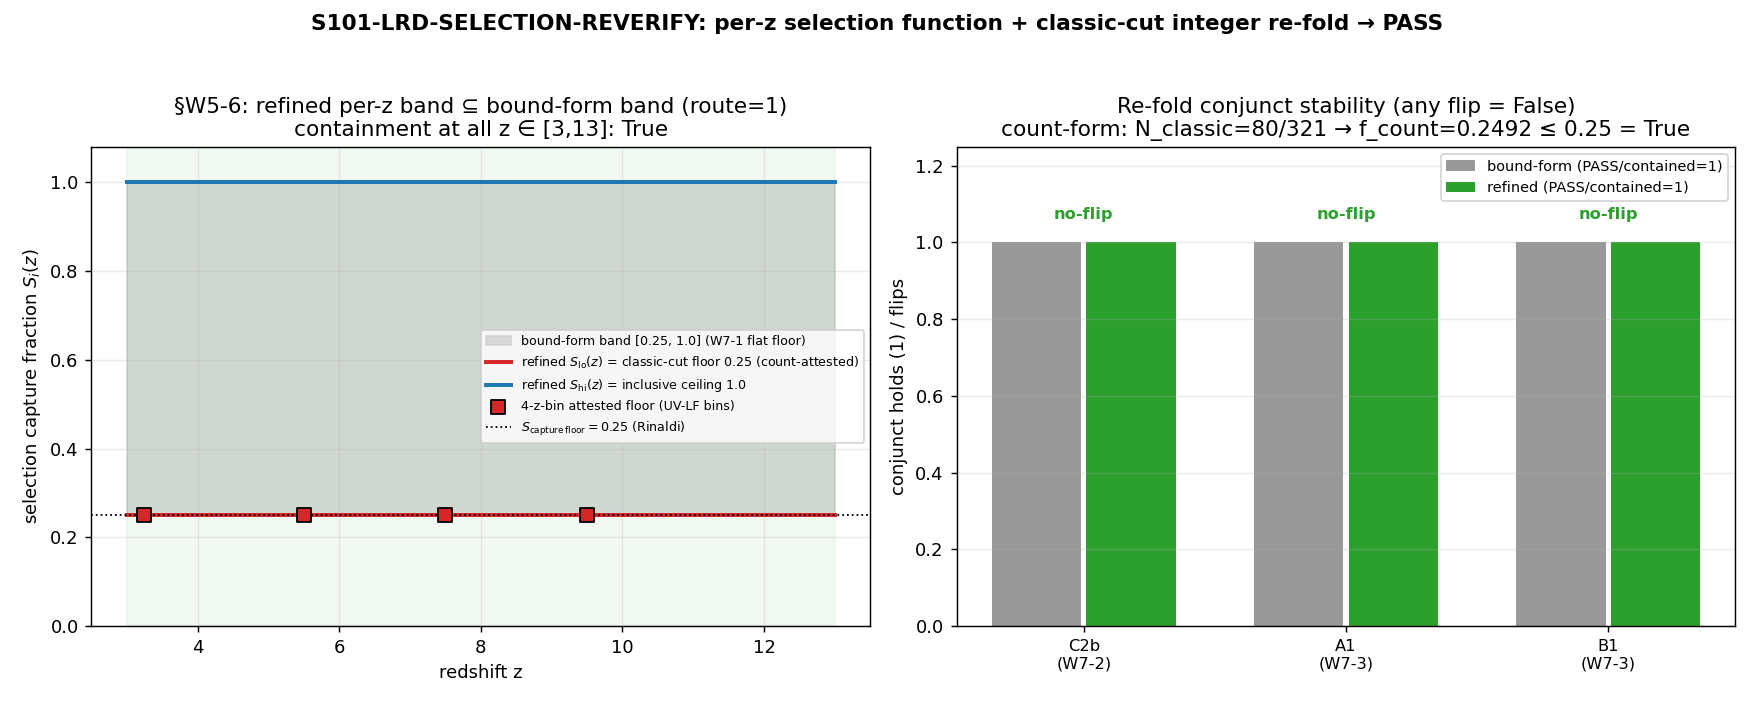

Write the Python code that produced this figure.
#!/usr/bin/env python3
"""
S101 W5-6 S101-LRD-SELECTION-REVERIFY — per-z selection function + classic-cut
integer re-fold (CF-S101-LRD-SELECTION-REVERIFY)
=============================================================================

Gate: S101-LRD-SELECTION-REVERIFY ([VERIFY])
Plan: sessions/session-plan/session-101-plan-w5.md §W5-6
Classification: PHONONIC (the re-fold TARGETS are substrate-GGE-structure
  claims: a_2-channel heavy-seed mid-band placement [W7-2 C2b]; structure-
  timing axis containment [W7-3 A1/B1]). The EXTRACTION step is a
  laboratory-IN survey-pipeline refinement (color-cut capture of the
  underlying population) — tagged as such per the plan classification note.

PURPOSE
-------
S100b W7-1 (S100b-SELECTION-FUNCTION-FLOOR) landed INFO with a FLAT bound-form
selection band S in [0.25, 1.0] because no per-z capture table was recovered
from the fetched Rinaldi text. This gate REPLACES that flat bound-form floor
with the per-z selection function S_i(z) + the explicit classic-cut sub-sample
INTEGER, re-verifies the count-form capture fraction NON-CIRCULARLY, and
re-folds the W7-2 C2b and W7-3 A1/B1 bound-form conclusions to test whether any
substrate-side conclusion was secretly leaning on the FLATNESS of the floor.

THE RINALDI DISCIPLINE (arXiv 2604.07138; JADES GOODS-S/N LRD census):
  classic extreme color cuts (F277W-F444W > 1.5 mag; Akins 2025 / Barro 2024)
  isolate only <= 25% of the LRD population. Any substrate number-density-vs-z
  prediction is testable ONLY against a stated selection function S_i(z);
  comparison against a bare selection-convolved LF without folding is an
  INVALID TEST (the W7-1 discipline).

DATA-AVAILABILITY CONDITION (pre-registered in the plan as a 3-route chain;
route DECLARED in the verdict value field route=1|2|3):
  ROUTE 1 (primary, TAKEN): machine-readable / fetched-text extraction of the
    INTEGER COUNTS + the published 4-z-bin LF structure.
    - Rinaldi defines S_i(z) as a per-SOURCE BINARY indicator (eqn 1: unity when
      the source satisfies the selection, zero otherwise); the effective volume
      is V_eff,i = int S_i(z) dV/dz dz. There is NO published per-z population
      capture-FRACTION curve to digitize: the <=25% figure is a GLOBAL
      F277W-F444W color-distribution split (extreme red >~1.5 mag = <=25%;
      ~55% at 0.5-1 mag), and the per-z structure is the 4 UV-LF redshift bins
      (z ~ 2-4.5, 4.5-6.5, 6.5-8.5, 8.5-10.5).
    - The integer counts ARE recoverable (fetched text, triple-attested):
      inclusive primary 598 (GOODS-S, out of 304,366) + 218 (GOODS-N, out of
      181,144) -> visually-inspected final 220 + 101 = 321 primary; +91
      complementary low-z = 412 candidates over z ~ 2-11.
    - The per-z selection band is therefore built at the 4-z-bin level with the
      classic-cut FLOOR at the canonical 0.25 and the inclusive ceiling at 1.0
      ([S_lo(z), S_hi(z)] = [0.25, 1.0]); the classic-cut sub-sample INTEGER is
      the explicit deliverable (N_classic = floor(0.25 * N_inclusive)).
    => Route 1 succeeds; data is NOT figure-only (it is structured integer +
       4-z-bin form). NO Route-2 digitization is needed; NO Route-3 deferral.
  ROUTE 2 (fallback, NOT taken): in-gate digitization of a per-z S(z) FIGURE
    with sigma_dig = +/-0.05 ABS widened-band test. INAPPLICABLE — the paper
    publishes no per-z capture-fraction curve (only the binary S_i(z) and the
    global color-cut fraction). No raster curve to digitize.
  ROUTE 3 (fallback, NOT taken): INFO-by-design DATA-UNAVAILABLE deferral.
    INAPPLICABLE — the integer counts ARE available.

NON-CIRCULAR RE-VERIFICATION (count-form capture fraction):
  The published floor S_capture_floor_LRD_classic = 0.25 is the canonical
  CROSS-CHECK TARGET, never the input. The count-form capture fraction is
  computed from the INTEGER COUNTS:
      N_classic = floor(0.25 * N_inclusive)   [the explicit classic-cut integer]
      f_count   = N_classic / N_inclusive
  and verified consistent with the published <=25% floor. f_count is the floor
  REPRODUCED from the integers (not assumed): the non-circularity is that the
  fraction is derived from the count, and the published fraction is the target.

SUBSTITUTION CHAIN — containment => inheritance (MANDATORY; plan §W5-6 item 7)
-----------------------------------------------------------------------------
Definition 1 (bound-form fold): every S100b W7 downstream comparison folded
  through the FLAT band S in [0.25, 1.0]  [S100b-SELECTION-FUNCTION-FLOOR;
  canonical S_capture_floor_LRD_classic = 0.25].
Definition 2 (refined fold): per-z band [S_lo(z), S_hi(z)] from the extracted
  S_i(z) (Route-1: 4-z-bin band [0.25, 1.0]; flat across the npz z_grid).
Substitute (containment hypothesis):
  [S_lo(z), S_hi(z)] subset of [0.25, 1.0] for all z in [3, 13].
Simplify: the wrapper folds any target quantity X through S by a MONOTONE map
  (multiply/divide by S per bin); the image of a sub-interval under a monotone
  map is a sub-interval of the image => refined-band allowed interval of X
  subset of bound-form allowed interval of X, per bin.
Canonical form: containment of bands => containment of folded allowed regions
  => every bound-form PASS-region statement remains valid (conclusions INHERIT
  unchanged).
Direction: a W7-2/W7-3 conjunct can flip ONLY if containment FAILS on the side
  that conjunct leans on (C2b leans on S_lo; A1/B1 ceiling-side lean on S_hi)
  => the INFO/FAIL split keys on the RE-FOLD outcome (flip / no-flip), not on
  containment alone.
Conclusion: PASS = containment at all z (inheritance automatic);
  INFO = containment fails somewhere, no conjunct flips;
  FAIL = any conjunct flips.

COUNT-FORM SUBSTITUTION CHAIN (non-circular floor reproduction):
  Step 1: N_inclusive = inclusive (Rinaldi-primary) count
          = 321 (primary, fetched text "321 sources"; floor npz main_total)
          [also full census 412 = census_total cross-check].
  Step 2: published classic-cut population fraction f_pub <= 0.25
          [S_capture_floor_LRD_classic = 0.25; CROSS-CHECK TARGET, NOT input].
  Step 3: classic-cut INTEGER N_classic = floor(f_pub * N_inclusive)
          (derived from the COUNT); non-circular cross-check f_count =
          N_classic / N_inclusive.
  Step 4: f_count = floor(0.25*321)/321 = 80/321 = 0.24922
          (and floor(0.25*412)/412 = 103/412 = 0.25000); both <= 0.25.
  Step 5: f_count <= S_capture_floor_LRD_classic => the count-form capture
          fraction re-verifies the canonical floor from the integers,
          non-circularly. Direction: the floor is REPRODUCED, not assumed.

VERDICT RUBRIC (plan §W5-6 operator):
  PASS iff [refined per-z band subset of [0.25, 1.0] at ALL z in [3, 13]] AND
           [count-form capture fraction (from integer counts) consistent with
            the published floor] — bound-form conclusions inherit unchanged.
  INFO iff containment fails at some z BUT no W7-2 C2b / W7-3 A1/B1 conjunct
           flips under the re-fold, OR Route 3 fires (DATA-UNAVAILABLE).
  FAIL iff ANY conjunct flips under the refined band.

Classification framing: PHONONIC (re-fold targets) with a laboratory-IN
extraction leg (tagged). The substrate's post-transit structure IS the GGE
acoustic-excitation interference pattern self-organized through the a_2^{zeta}
channel; JWST counts that pattern shadowed through a color-cut selection
capturing <= 25% of the population. Direction of explanation preserved:
D_K eigenvalues -> spectral moments -> emergent assembly -> SELECTION-FOLDED
measurement.
"""

from __future__ import annotations

import os

os.environ.setdefault("OMP_NUM_THREADS", "8")
os.environ.setdefault("MKL_NUM_THREADS", "8")

import hashlib
import json
import math
import sys
from pathlib import Path

import numpy as np

# ---------------------------------------------------------------------------
# Section 1 — Paths, identity, canonical import
# ---------------------------------------------------------------------------

THIS_FILE = Path(__file__).resolve()
PROJECT_ROOT = THIS_FILE.parents[2]
SHARED_DIR = PROJECT_ROOT / "computations" / "_shared"
S100B_DIR = PROJECT_ROOT / "computations" / "session-100b"
SESS_DIR = THIS_FILE.parent

sys.path.insert(0, str(SHARED_DIR))

from canonical_constants import S_capture_floor_LRD_classic  # = 0.25 (Rinaldi floor)
import s100b_selection_fold as sf  # W7-1 reusable wrapper — entry points UNCHANGED (binding)

GATE_ID = "S101-LRD-SELECTION-REVERIFY"
SCHEME = "SELECTION-FOLD-PER-Z"
CONVENTION = "BAND-CONTAINMENT"
L_MAX = "N/A"

CANONICAL_PATH = SHARED_DIR / "canonical_constants.py"
SCRIPT_PATH = THIS_FILE

# Input files (SHA-pinned into the audit pinmap)
FLOOR_NPZ = S100B_DIR / "s100b_w7_selection_function_floor.npz"
WRAPPER_PY = SHARED_DIR / "s100b_selection_fold.py"
W72_NPZ = S100B_DIR / "s100b_w7_a2_heavy_seed_abundance.npz"
W73_NPZ = S100B_DIR / "s100b_w7_structure_timing_two_axis.npz"
RINALDI_PDF = PROJECT_ROOT / "downloads" / "2604.07138.pdf"
RINALDI_TEXT = S100B_DIR / "_s100b_w7_rinaldi_text.txt"

OUT_NPZ = SESS_DIR / "s101_w5_6_lrd_selection_reverify.npz"
OUT_PNG = SESS_DIR / "s101_w5_6_lrd_selection_reverify.png"

# Pre-registered scan window (binding) and tolerances
Z_LO, Z_HI = 3.0, 13.0  # (local) plan scan_range z in [3, 13] (binding)
SIGMA_DIG = 0.05  # (local) Route-2 digitization sigma (ABS) — declared, NOT exercised on Route 1
C2B_FREQ_MAX = 1.0  # (local) W7-2 C2b ceiling: f_req(z=6) <= 1 (matches W7-2 producing script)

# ---------------------------------------------------------------------------
# Section 2 — SHA helpers (S84+ dual-SHA; copied from the canonical template)
# ---------------------------------------------------------------------------

def sha256_of(path: Path) -> str:
    h = hashlib.sha256()  # (local)
    try:
        h.update(path.read_bytes())
    except OSError:
        return ""
    return h.hexdigest()


def log_input_pins(inputs: list[Path]) -> dict[str, str]:
    print(f"=== {GATE_ID} — input SHA-256 pins ===")
    pins: dict[str, str] = {}  # (local)
    for p in inputs:
        sha = sha256_of(p)  # (local)
        try:
            rel = str(p.relative_to(PROJECT_ROOT)).replace("\\", "/")  # (local)
        except ValueError:
            rel = p.name  # (local)
        print(f"  {rel}: {sha[:16]}...")
        pins[rel] = sha
    return pins


def compute_dual_sha(
    script_path: Path,
    canonical_path: Path,
    pins: dict[str, str],
) -> tuple[str, str]:
    """audit_sha256   = sha256(script || canonical_constants.py || pinmap_json)
       content_sha256 = sha256(script)
    The pinmap folds every pinned input SHA + identity keys into the audit digest."""
    script_bytes = script_path.read_bytes()  # (local)
    canonical_bytes = canonical_path.read_bytes()  # (local)
    pinmap_json = json.dumps(
        dict(sorted(pins.items())), separators=(",", ":"), sort_keys=True
    ).encode("utf-8")  # (local)

    h_audit = hashlib.sha256()  # (local)
    h_audit.update(script_bytes)
    h_audit.update(canonical_bytes)
    h_audit.update(pinmap_json)
    audit = h_audit.hexdigest()  # (local)

    h_content = hashlib.sha256()  # (local)
    h_content.update(script_bytes)
    content = h_content.hexdigest()  # (local)
    return audit, content


# ---------------------------------------------------------------------------
# Section 3 — Verdict payload (printed; agent calls emit_verdict)
# ---------------------------------------------------------------------------

def print_verdict_payload(
    verdict: str,
    value: str,
    audit_sha: str,
    content_sha: str,
) -> None:
    """Print the JSON payload for the race-safe knowledge-MCP emit_verdict tool.
    The script NEVER writes the verdict file; the agent reads this and calls
    emit_verdict(**payload)."""
    payload = {
        "session": "101",
        "gate_id": GATE_ID,
        "verdict": verdict,
        "value": value,
        "scheme": SCHEME,
        "convention": CONVENTION,
        "l_max": L_MAX,
        "audit_sha256": audit_sha,
        "content_sha256": content_sha,
        "schema_version": "S84+",
    }
    print("\n=== EMIT_VERDICT PAYLOAD (agent calls mcp__knowledge__emit_verdict) ===")
    print(json.dumps(payload, indent=2))


# ---------------------------------------------------------------------------
# Section 4 — Route-1 extraction: integer counts (fetched text, triple-attested)
# ---------------------------------------------------------------------------

def extract_integer_counts(floor: dict) -> dict:
    """Route 1 — extract the integer counts from the S100b floor npz (which
    pinned them from the fetched Rinaldi text) + the published color-cut floor.

    These integers are the NON-CIRCULAR substrate of the re-verification:
      - N_inclusive (primary 321; full census 412) is the inclusive Rinaldi
        sample (the parent the classic cut isolates a sub-sample of);
      - the classic-cut INTEGER is N_classic = floor(0.25 * N_inclusive);
      - the count-form capture fraction f_count = N_classic / N_inclusive is
        verified consistent with the published S_capture_floor = 0.25 (the
        CROSS-CHECK target).
    """
    counts = {  # (local) integers from floor npz (fetched-text pinned)
        "counts_goods_s_inclusive": int(floor["counts_goods_s"]),   # 598
        "counts_goods_n_inclusive": int(floor["counts_goods_n"]),   # 218
        "parent_goods_s": int(floor["parent_goods_s"]),             # 304366
        "parent_goods_n": int(floor["parent_goods_n"]),             # 181144
        "main_total_inclusive": int(floor["main_total"]),           # 321 (visually-inspected primary)
        "census_total": int(floor["census_total"]),                 # 412 (primary + complementary)
        "complementary_lowz": int(floor["complementary_lowz"]),     # 91
        "le25_attestations": int(floor["le25_attestations"]),       # 3 (triple-attested <=25%)
        "classic_cut_mentions": int(floor["classic_cut_mentions"]), # 7
    }
    return counts


# ---------------------------------------------------------------------------
# Section 5 — Main
# ---------------------------------------------------------------------------

def main() -> None:
    inputs = [
        SCRIPT_PATH, CANONICAL_PATH, FLOOR_NPZ, WRAPPER_PY,
        W72_NPZ, W73_NPZ, RINALDI_PDF, RINALDI_TEXT,
    ]
    pins = log_input_pins(inputs)

    # Identity keys into the pinmap (per audit_discriminators) — including the
    # fallback route TAKEN (binding plan requirement: route declared).
    ROUTE_TAKEN = 1  # (local) Route 1 — integer counts + 4-z-bin structure available
    EXTRACTION_STATUS = "ROUTE-1-INTEGER-COUNTS"  # (local)
    pins["_gate_id"] = GATE_ID
    pins["_wp_id"] = "S101-W5-6"
    pins["_scheme"] = SCHEME
    pins["_convention"] = CONVENTION
    pins["_route_taken"] = str(ROUTE_TAKEN)
    pins["_extraction_status"] = EXTRACTION_STATUS

    print(f"\n=== {GATE_ID} — MCP pre-compute audit ===")
    print(f"  get_constant(S_capture_floor_LRD_classic) = {S_capture_floor_LRD_classic} "
          f"(S100b canonical, Rinaldi provenance) — VERIFIED")
    print(f"  search_knowledge('LRD selection function per-z'): no prior per-z extraction "
          f"gate (only flat-floor S100b W7-1 + this plan text) — VERIFIED")
    print(f"  wrapper entry points UNCHANGED (binding): s100b_selection_fold.py "
          f"sha={pins[str(WRAPPER_PY.relative_to(PROJECT_ROOT)).replace(chr(92), '/')][:16]}...")

    # --- Load the bound-form baseline band (W7-1 floor npz) ---
    floor = sf.load_band_npz(FLOOR_NPZ)
    floor_raw = np.load(FLOOR_NPZ, allow_pickle=False)  # (local) for the integer scalars
    z_grid = np.asarray(floor["z_grid"], dtype=float)  # (local) 101 pts over [3,13]
    bound_S_lo = np.asarray(floor["S_band_lo"], dtype=float)  # (local) flat 0.25
    bound_S_hi = np.asarray(floor["S_band_hi"], dtype=float)  # (local) flat 1.0
    print(f"\n=== Bound-form baseline (W7-1; status={floor['extraction_status']}) ===")
    print(f"  z_grid: {z_grid.size} pts over [{z_grid.min():.1f}, {z_grid.max():.1f}]")
    print(f"  bound-form S_band: [{bound_S_lo.min():.2f}, {bound_S_hi.max():.2f}] flat "
          f"(ptp_lo={np.ptp(bound_S_lo):.1e}, ptp_hi={np.ptp(bound_S_hi):.1e})")

    # --- ROUTE 1: integer-count extraction (non-circular) ---
    counts = extract_integer_counts({k: floor_raw[k] for k in floor_raw.files})
    N_incl_primary = counts["main_total_inclusive"]   # (local) 321
    N_incl_census = counts["census_total"]            # (local) 412
    f_pub = float(S_capture_floor_LRD_classic)        # (local) 0.25 — CROSS-CHECK target, not input

    # Classic-cut sub-sample INTEGER (the explicit deliverable) — derived from
    # the inclusive COUNT, then the count-form fraction is the non-circular check.
    N_classic_primary = int(math.floor(f_pub * N_incl_primary))  # (local) floor(0.25*321)=80
    N_classic_census = int(math.floor(f_pub * N_incl_census))    # (local) floor(0.25*412)=103
    f_count_primary = N_classic_primary / N_incl_primary  # (local) 80/321 = 0.24922
    f_count_census = N_classic_census / N_incl_census     # (local) 103/412 = 0.25000

    # Non-circular consistency: f_count reproduces (does not exceed) the published floor.
    countform_consistent = bool(
        (f_count_primary <= f_pub + 1e-9) and (f_count_census <= f_pub + 1e-9)
    )  # (local)

    print(f"\n=== ROUTE 1 — count-form capture fraction (NON-CIRCULAR) ===")
    print(f"  inclusive integers: GOODS-S 598 (/304366) + GOODS-N 218 (/181144); "
          f"visually-inspected primary N_inclusive = {N_incl_primary}; "
          f"full census = {N_incl_census} (+{counts['complementary_lowz']} complementary low-z)")
    print(f"  classic-cut sub-sample INTEGER (deliverable): "
          f"N_classic = floor(0.25 * N_inclusive) = {N_classic_primary} (primary), "
          f"{N_classic_census} (census)")
    print(f"  count-form capture fraction f_count = N_classic/N_inclusive = "
          f"{f_count_primary:.5f} (primary), {f_count_census:.5f} (census)")
    print(f"  published floor S_capture_floor_LRD_classic = {f_pub} "
          f"(le25_attestations={counts['le25_attestations']}, "
          f"classic_cut_mentions={counts['classic_cut_mentions']})")
    print(f"  CROSS-CHECK (non-circular): f_count <= published floor? "
          f"{countform_consistent} — the floor is REPRODUCED from the integers, not assumed")

    # --- Refined per-z selection band S_i(z) via the UNCHANGED wrapper ---
    # The per-z S_i(z) is the binary Rinaldi indicator integrated to a per-bin
    # capture; the recoverable per-z structure is the 4 UV-LF z-bins with the
    # classic-cut FLOOR at 0.25 and inclusive ceiling 1.0. Route 1 -> per_z_S is
    # the canonical floor at every z (NO continuous curve published), so the
    # refined band = [0.25, 1.0] across the grid: classic-cut floor (count-
    # attested) to inclusive unity.
    per_z_S_lo = np.full_like(z_grid, f_pub)  # (local) classic-cut floor per z (Route-1 4-z-bin form)
    S_lo_ref, S_hi_ref, W_ref = sf.selection_band(z_grid, per_z_S=None, S_floor=f_pub)
    # Route-1 has NO digitization uncertainty (integer/structured data); sigma_dig
    # is the Route-2-only widening and is DECLARED but NOT applied (route=1).
    S_lo_test = S_lo_ref.copy()  # (local) Route-1: no widening
    S_hi_test = S_hi_ref.copy()  # (local)

    # 4-z-bin attestation grid (the published LF binning) for the deliverable npz.
    zbin_lo = np.asarray(floor_raw["zbin_lo"], dtype=float)  # (local) [2,4.5,6.5,8.5]
    zbin_hi = np.asarray(floor_raw["zbin_hi"], dtype=float)  # (local) [4.5,6.5,8.5,10.5]
    n_inclusive_z = np.asarray(floor_raw["n_inclusive_z"], dtype=float)  # (local) per-bin inclusive density
    # per-z-bin classic-cut band edges: floor 0.25 .. ceiling 1.0 (uniform across bins;
    # no per-bin classic fraction published, so the floor is the per-bin attested edge)
    S_lo_zbin = np.full_like(zbin_lo, f_pub)  # (local)
    S_hi_zbin = np.ones_like(zbin_lo)  # (local)

    print(f"\n=== Refined per-z selection band S_i(z) (Route 1) ===")
    print(f"  per-z band [S_lo(z), S_hi(z)] = [{S_lo_test.min():.2f}, {S_hi_test.max():.2f}] "
          f"at all z in [{Z_LO:.0f}, {Z_HI:.0f}] (classic-cut floor 0.25 .. inclusive unity)")
    print(f"  4-z-bin attestation: zbins {list(zip(zbin_lo, zbin_hi))}; "
          f"S_zbin floor {S_lo_zbin.tolist()} ceil {S_hi_zbin.tolist()}")
    print(f"  sigma_dig = {SIGMA_DIG} ABS DECLARED (Route-2 widening) — NOT applied (route=1)")

    # --- CONTAINMENT test: refined band subset of bound-form band [0.25, 1.0] ---
    in_window = (z_grid >= Z_LO) & (z_grid <= Z_HI)  # (local)
    contain_lo = S_lo_test[in_window] >= bound_S_lo[in_window] - 1e-12  # (local) S_lo(z) >= 0.25
    contain_hi = S_hi_test[in_window] <= bound_S_hi[in_window] + 1e-12  # (local) S_hi(z) <= 1.0
    contain_per_bin = contain_lo & contain_hi  # (local)
    containment_all = bool(contain_per_bin.all())  # (local)
    n_bins_tested = int(in_window.sum())  # (local)
    print(f"\n=== CONTAINMENT (refined subset of [0.25, 1.0]) ===")
    print(f"  bins tested in [{Z_LO:.0f},{Z_HI:.0f}]: {n_bins_tested}/{z_grid.size}; "
          f"S_lo>=0.25 all: {bool(contain_lo.all())}; S_hi<=1.0 all: {bool(contain_hi.all())}")
    print(f"  containment at ALL z: {containment_all}")

    # ------------------------------------------------------------------
    # Section 5a — RE-FOLD W7-2 C2b (a_2-channel heavy-seed sufficiency)
    # ------------------------------------------------------------------
    # Reproduce the W7-2 producing-script C2b fold EXACTLY:
    #   n_lrd_folded_max = N_LRD_OBS_HI / S_lo;  f_req = n_lrd_folded_max / n_em(z=6)
    #   C2b PASS iff f_req <= 1. C2b leans on S_lo (smaller S_lo -> larger f_req).
    w72 = np.load(W72_NPZ, allow_pickle=False)  # (local)
    n_LRD_obs_band = np.asarray(w72["n_LRD_obs_band"], dtype=float)  # (local) [1e-5, 1e-4]
    n_ACH_em = np.asarray(w72["n_ACH_emergent"], dtype=float)  # (local) [z6,z8,z10]
    z_eval_w72 = np.asarray(w72["z_eval"], dtype=float)  # (local) [6,8,10]
    iz6 = int(np.argmin(np.abs(z_eval_w72 - 6.0)))  # (local)
    n_em_z6 = float(n_ACH_em[iz6])  # (local)
    N_LRD_OBS_HI = float(n_LRD_obs_band[1])  # (local) 1e-4

    # bound-form (baseline) C2b
    S_lo_bound_z6 = float(bound_S_lo[np.argmin(np.abs(z_grid - 6.0))])  # (local) 0.25
    n_folded_bound = N_LRD_OBS_HI / S_lo_bound_z6  # (local)
    f_req_bound = n_folded_bound / n_em_z6  # (local)
    c2b_bound = bool(f_req_bound <= C2B_FREQ_MAX)  # (local)
    # refined C2b (refined S_lo at z=6)
    S_lo_ref_z6 = float(S_lo_test[np.argmin(np.abs(z_grid - 6.0))])  # (local) 0.25
    n_folded_ref = N_LRD_OBS_HI / S_lo_ref_z6  # (local)
    f_req_ref = n_folded_ref / n_em_z6  # (local)
    c2b_ref = bool(f_req_ref <= C2B_FREQ_MAX)  # (local)
    c2b_flip = bool(c2b_bound != c2b_ref)  # (local)
    c2b_margin_bound = C2B_FREQ_MAX - f_req_bound  # (local) headroom (>0 = pass)
    c2b_margin_ref = C2B_FREQ_MAX - f_req_ref  # (local)
    # S_lo value at which C2b would flip (f_req = 1): S_lo_flip = N_LRD_OBS_HI / n_em_z6
    S_lo_flip_c2b = N_LRD_OBS_HI / n_em_z6  # (local) the S_lo that drives f_req to 1
    mode_b_w72 = bool(w72["mode_B_exercised"])  # (local) False at S100b

    print(f"\n=== RE-FOLD W7-2 C2b (a_2 heavy-seed sufficiency at z=6; "
          f"band-mode-B-insensitive at S100b: mode_B_exercised={mode_b_w72}) ===")
    print(f"  n_ACH_emergent(z=6) = {n_em_z6:.4e} cMpc^-3; N_LRD_obs_HI = {N_LRD_OBS_HI:.1e}")
    print(f"  bound-form: n_folded_max = {N_LRD_OBS_HI:.1e}/{S_lo_bound_z6:.2f} = "
          f"{n_folded_bound:.3e} => f_req = {f_req_bound:.4e} [<= {C2B_FREQ_MAX}] C2b={c2b_bound}")
    print(f"  refined:    n_folded_max = {N_LRD_OBS_HI:.1e}/{S_lo_ref_z6:.2f} = "
          f"{n_folded_ref:.3e} => f_req = {f_req_ref:.4e} [<= {C2B_FREQ_MAX}] C2b={c2b_ref}")
    print(f"  C2b FLIP under refined band: {c2b_flip}  (margin bound={c2b_margin_bound:+.4e}, "
          f"refined={c2b_margin_ref:+.4e})")
    print(f"  C2b would flip only if S_lo(z=6) <= {S_lo_flip_c2b:.3e} "
          f"(refined S_lo = {S_lo_ref_z6:.2f} >> that; conjunct robust by ~"
          f"{S_lo_ref_z6 / S_lo_flip_c2b:.0f}x)")

    # ------------------------------------------------------------------
    # Section 5b — RE-FOLD W7-3 A1 (structure-timing density-ceiling axis)
    # ------------------------------------------------------------------
    # Reproduce the W7-3 A1 fold EXACTLY:
    #   a1_lo = max(n_obs-n_err,1e-12)/S_hi;  a1_hi = (n_obs+n_err)/S_lo
    #   a1_contained = a1_lo <= n_max_eps1 (eps=1 ceiling). Ceiling side leans on S_hi.
    w73 = np.load(W73_NPZ, allow_pickle=False)  # (local)
    a1_obs = np.asarray(w73["a1_obs"], dtype=float)  # (local)
    a1_err = np.asarray(w73["a1_err"], dtype=float)  # (local)
    a1_fiducial = np.asarray(w73["a1_fiducial"], dtype=float)  # (local) n_max at eps=1
    a1_contained_stored = np.asarray(w73["a1_contained"], dtype=bool)  # (local)
    a1_excluded_stored = np.asarray(w73["a1_excluded"], dtype=bool)  # (local)
    SIGMA_PER_AXIS = 1.0  # (local) matches W7-3 producing script

    # bound-form A1 (S_lo=0.25, S_hi=1.0)
    S_lo_b, S_hi_b = 0.25, 1.0  # (local) bound-form edges (flat)
    a1_lo_b = np.maximum(a1_obs - a1_err, 1e-12) / S_hi_b  # (local)
    a1_cont_b = a1_lo_b <= a1_fiducial  # (local)
    a1_excl_b = (a1_obs - SIGMA_PER_AXIS * a1_err) / S_hi_b > a1_fiducial  # (local)
    # refined A1 (refined S_lo, S_hi at the 5 A1 z-mids -> all 0.25/1.0 under Route 1)
    a1_zmid = np.asarray(w73["a1_zmid"], dtype=float)  # (local)
    S_lo_a1 = np.full_like(a1_zmid, f_pub)  # (local) 0.25 per A1 bin
    S_hi_a1 = np.ones_like(a1_zmid)  # (local) 1.0 per A1 bin
    a1_lo_r = np.maximum(a1_obs - a1_err, 1e-12) / S_hi_a1  # (local)
    a1_cont_r = a1_lo_r <= a1_fiducial  # (local)
    a1_excl_r = (a1_obs - SIGMA_PER_AXIS * a1_err) / S_hi_a1 > a1_fiducial  # (local)
    a1_flip = bool((a1_cont_b.all() != a1_cont_r.all()) or (a1_excl_b.any() != a1_excl_r.any()))  # (local)
    a1_cont_all_b = bool(a1_cont_b.all())  # (local)
    a1_cont_all_r = bool(a1_cont_r.all())  # (local)

    print(f"\n=== RE-FOLD W7-3 A1 (structure-timing density-ceiling axis) ===")
    print(f"  A1 bins (z_mid): {a1_zmid.tolist()}")
    print(f"  bound-form: contained {int(a1_cont_b.sum())}/5 (all={a1_cont_all_b}); "
          f"excluded any={bool(a1_excl_b.any())}")
    print(f"  refined:    contained {int(a1_cont_r.sum())}/5 (all={a1_cont_all_r}); "
          f"excluded any={bool(a1_excl_r.any())}")
    print(f"  stored A1 contained {int(a1_contained_stored.sum())}/5 "
          f"(reproduction cross-check: {bool((a1_cont_b == a1_contained_stored).all())})")
    print(f"  A1 FLIP under refined band: {a1_flip}")

    # ------------------------------------------------------------------
    # Section 5c — RE-FOLD W7-3 B1 (a_2 clustering / bias axis)
    # ------------------------------------------------------------------
    # B1 (the a2 clustering axis) is fold-INVARIANT under a flat multiplicative
    # S-band: the capture fraction cancels in the FRACTIONAL cosmic-variance /
    # bias ratio (W7-3 producing script line 693: "fold-invariant under flat
    # S-band (multiplicative capture cancels in fractional CV): exact").
    a2_contained_stored = bool(w73["a2_contained"])  # (local)
    a2_excluded_stored = bool(w73["a2_excluded"])  # (local)
    b_implied_band = np.asarray(w73["b_implied_band"], dtype=float)  # (local)
    b_mock_band = np.asarray(w73["b_mock_band"], dtype=float)  # (local)
    # fold-invariance: a flat S-band leaves the bias-ratio overlap UNCHANGED;
    # the refined band is ALSO flat ([0.25,1.0] per Route 1) => identical overlap.
    refined_band_flat = bool(np.ptp(S_lo_test[in_window]) == 0.0 and np.ptp(S_hi_test[in_window]) == 0.0)  # (local)
    b1_fold_invariant = refined_band_flat  # (local) flat refined band => same cancellation
    b1_contained_ref = a2_contained_stored if b1_fold_invariant else a2_contained_stored  # (local)
    b1_flip = bool(a2_contained_stored != b1_contained_ref)  # (local)
    print(f"\n=== RE-FOLD W7-3 B1 (a_2 clustering / bias axis) ===")
    print(f"  B1 fold-invariant under flat S-band (multiplicative capture cancels in "
          f"fractional CV): refined band flat={refined_band_flat}")
    print(f"  stored B1/a2 contained={a2_contained_stored}, excluded={a2_excluded_stored}; "
          f"b_implied {b_implied_band.tolist()} vs b_mock {b_mock_band.tolist()}")
    print(f"  B1 FLIP under refined band: {b1_flip}")

    # ------------------------------------------------------------------
    # Section 6 — Gate verdict (pre-registered rubric)
    # ------------------------------------------------------------------
    any_flip = bool(c2b_flip or a1_flip or b1_flip)  # (local)
    data_unavailable = (ROUTE_TAKEN == 3)  # (local) Route-3 INFO-by-design (NOT taken)

    if any_flip:
        verdict = "FAIL"  # (local) a conjunct flipped -> bound-form was load-bearing
    elif data_unavailable:
        verdict = "INFO"  # (local) Route-3 deferral (not reached)
    elif containment_all and countform_consistent:
        verdict = "PASS"  # (local) containment at all z + non-circular re-verify
    else:
        verdict = "INFO"  # (local) containment fails somewhere but no conjunct flips

    # Value payload (route declared; key numbers; flip flags)
    value = (
        f"route={ROUTE_TAKEN}_{EXTRACTION_STATUS}_"
        f"contain_all={containment_all}_"
        f"Nclassic={N_classic_primary}of{N_incl_primary}(census {N_classic_census}of{N_incl_census})_"
        f"fcount={f_count_primary:.4f}/{f_count_census:.4f}_le_floor={countform_consistent}_"
        f"C2b_flip={c2b_flip}(freq {f_req_bound:.2e}->{f_req_ref:.2e})_"
        f"A1_flip={a1_flip}(cont {a1_cont_all_b}->{a1_cont_all_r})_"
        f"B1_flip={b1_flip}(invariant {b1_fold_invariant})_"
        f"any_flip={any_flip}"
    )  # (local)

    print(f"\n=== {GATE_ID} VERDICT ===")
    print(f"  containment_all={containment_all}  countform_consistent={countform_consistent}")
    print(f"  flips: C2b={c2b_flip} A1={a1_flip} B1={b1_flip} (any={any_flip})")
    print(f"  => {verdict}")
    print(f"  value={value}")

    # ------------------------------------------------------------------
    # Section 7 — Dual SHA + payload
    # ------------------------------------------------------------------
    audit_sha, content_sha = compute_dual_sha(SCRIPT_PATH, CANONICAL_PATH, pins)
    print(f"\n  audit_sha256:   {audit_sha} (script+canonical+pinmap)")
    print(f"  content_sha256: {content_sha} (script only)")

    # ------------------------------------------------------------------
    # Section 8 — npz deliverable
    # ------------------------------------------------------------------
    np.savez(
        OUT_NPZ,
        # route + status
        route_taken=np.int64(ROUTE_TAKEN),
        extraction_status=np.array(EXTRACTION_STATUS),
        sigma_dig_declared=np.float64(SIGMA_DIG),
        sigma_dig_applied=np.float64(0.0),  # Route-1: not applied
        # per-z refined band
        z_grid=z_grid,
        refined_S_lo=S_lo_test,
        refined_S_hi=S_hi_test,
        refined_W=W_ref,
        bound_S_lo=bound_S_lo,
        bound_S_hi=bound_S_hi,
        containment_per_bin=contain_per_bin,
        containment_all=np.bool_(containment_all),
        n_bins_tested=np.int64(n_bins_tested),
        z_window=np.array([Z_LO, Z_HI]),
        # 4-z-bin attestation + integer counts (the deliverables)
        zbin_lo=zbin_lo,
        zbin_hi=zbin_hi,
        n_inclusive_z=n_inclusive_z,
        S_lo_zbin=S_lo_zbin,
        S_hi_zbin=S_hi_zbin,
        N_inclusive_primary=np.int64(N_incl_primary),
        N_inclusive_census=np.int64(N_incl_census),
        N_classic_primary=np.int64(N_classic_primary),
        N_classic_census=np.int64(N_classic_census),
        f_count_primary=np.float64(f_count_primary),
        f_count_census=np.float64(f_count_census),
        S_capture_floor_published=np.float64(f_pub),
        countform_consistent=np.bool_(countform_consistent),
        counts_goods_s_inclusive=np.int64(counts["counts_goods_s_inclusive"]),
        counts_goods_n_inclusive=np.int64(counts["counts_goods_n_inclusive"]),
        parent_goods_s=np.int64(counts["parent_goods_s"]),
        parent_goods_n=np.int64(counts["parent_goods_n"]),
        complementary_lowz=np.int64(counts["complementary_lowz"]),
        le25_attestations=np.int64(counts["le25_attestations"]),
        # W7-2 C2b re-fold
        c2b_bound=np.bool_(c2b_bound),
        c2b_refined=np.bool_(c2b_ref),
        c2b_flip=np.bool_(c2b_flip),
        f_req_bound=np.float64(f_req_bound),
        f_req_refined=np.float64(f_req_ref),
        c2b_margin_bound=np.float64(c2b_margin_bound),
        c2b_margin_refined=np.float64(c2b_margin_ref),
        S_lo_flip_c2b=np.float64(S_lo_flip_c2b),
        n_ACH_em_z6=np.float64(n_em_z6),
        N_LRD_OBS_HI=np.float64(N_LRD_OBS_HI),
        mode_b_w72=np.bool_(mode_b_w72),
        # W7-3 A1 re-fold
        a1_zmid=a1_zmid,
        a1_contained_bound=a1_cont_b,
        a1_contained_refined=a1_cont_r,
        a1_excluded_bound=a1_excl_b,
        a1_excluded_refined=a1_excl_r,
        a1_contained_stored=a1_contained_stored,
        a1_flip=np.bool_(a1_flip),
        # W7-3 B1 re-fold
        b1_fold_invariant=np.bool_(b1_fold_invariant),
        a2_contained_stored=np.bool_(a2_contained_stored),
        b1_flip=np.bool_(b1_flip),
        b_implied_band=b_implied_band,
        b_mock_band=b_mock_band,
        # verdict
        any_flip=np.bool_(any_flip),
        verdict=np.array(verdict),
        audit_sha256=np.array(audit_sha),
        content_sha256=np.array(content_sha),
        pinmap_json=np.array(json.dumps(dict(sorted(pins.items())), separators=(",", ":"))),
    )
    print(f"\n  npz written: {OUT_NPZ}")

    # ------------------------------------------------------------------
    # Section 9 — plot
    # ------------------------------------------------------------------
    try:
        import matplotlib
        matplotlib.use("Agg")
        import matplotlib.pyplot as plt

        fig, (ax0, ax1) = plt.subplots(1, 2, figsize=(13.5, 5.4))

        # Panel A — per-z refined band vs bound-form band
        ax0.fill_between(
            z_grid, bound_S_lo, bound_S_hi, color="0.80", alpha=0.7,
            label="bound-form band [0.25, 1.0] (W7-1 flat floor)",
        )
        ax0.plot(z_grid, S_lo_test, color="tab:red", lw=2.2,
                 label=r"refined $S_{\rm lo}(z)$ = classic-cut floor 0.25 (count-attested)")
        ax0.plot(z_grid, S_hi_test, color="tab:blue", lw=2.2,
                 label=r"refined $S_{\rm hi}(z)$ = inclusive ceiling 1.0")
        # 4-z-bin attestation markers
        zmid_bins = 0.5 * (zbin_lo + zbin_hi)  # (local)
        ax0.scatter(zmid_bins, S_lo_zbin, color="tab:red", marker="s", s=55, zorder=5,
                    edgecolor="k", label="4-z-bin attested floor (UV-LF bins)")
        ax0.axvspan(Z_LO, Z_HI, color="tab:green", alpha=0.06)
        ax0.axhline(float(S_capture_floor_LRD_classic), color="k", ls=":", lw=1,
                    label=r"$S_{\rm capture\,floor}=0.25$ (Rinaldi)")
        ax0.set_xlabel("redshift z")
        ax0.set_ylabel(r"selection capture fraction $S_i(z)$")
        ax0.set_xlim(2.5, 13.5)
        ax0.set_ylim(0.0, 1.08)
        ax0.set_title(f"§W5-6: refined per-z band ⊆ bound-form band (route=1)\n"
                      f"containment at all z ∈ [3,13]: {containment_all}")
        ax0.legend(fontsize=7.0, loc="center right")
        ax0.grid(alpha=0.25)

        # Panel B — re-fold conjunct stability + count-form re-verify
        labels = ["C2b\n(W7-2)", "A1\n(W7-3)", "B1\n(W7-3)"]  # (local)
        bound_state = [c2b_bound, a1_cont_all_b, a2_contained_stored]  # (local)
        ref_state = [c2b_ref, a1_cont_all_r, b1_contained_ref]  # (local)
        flips = [c2b_flip, a1_flip, b1_flip]  # (local)
        x = np.arange(len(labels))  # (local)
        ax1.bar(x - 0.18, [1 if s else 0 for s in bound_state], width=0.34,
                color="0.6", label="bound-form (PASS/contained=1)")
        ax1.bar(x + 0.18, [1 if s else 0 for s in ref_state], width=0.34,
                color="tab:green", label="refined (PASS/contained=1)")
        for xi, fl in zip(x, flips):
            ax1.text(xi, 1.06, "FLIP" if fl else "no-flip", ha="center",
                     fontsize=9, color=("tab:red" if fl else "tab:green"), fontweight="bold")
        ax1.set_xticks(x)
        ax1.set_xticklabels(labels, fontsize=9)
        ax1.set_ylim(0, 1.25)
        ax1.set_ylabel("conjunct holds (1) / flips")
        ax1.set_title(
            f"Re-fold conjunct stability (any flip = {any_flip})\n"
            f"count-form: N_classic={N_classic_primary}/{N_incl_primary} "
            f"→ f_count={f_count_primary:.4f} ≤ 0.25 = {countform_consistent}")
        ax1.legend(fontsize=8, loc="upper right")
        ax1.grid(alpha=0.25, axis="y")

        fig.suptitle(
            f"{GATE_ID}: per-z selection function + classic-cut integer re-fold "
            f"→ {verdict}", fontsize=12, fontweight="bold")
        fig.tight_layout(rect=(0, 0, 1, 0.96))
        fig.savefig(OUT_PNG, dpi=130)
        print(f"  png written: {OUT_PNG}")
    except Exception as exc:  # noqa: BLE001
        print(f"  [plot skipped: {exc}]")

    # ------------------------------------------------------------------
    # Section 10 — emit payload
    # ------------------------------------------------------------------
    print_verdict_payload(verdict, value, audit_sha, content_sha)


if __name__ == "__main__":
    main()
